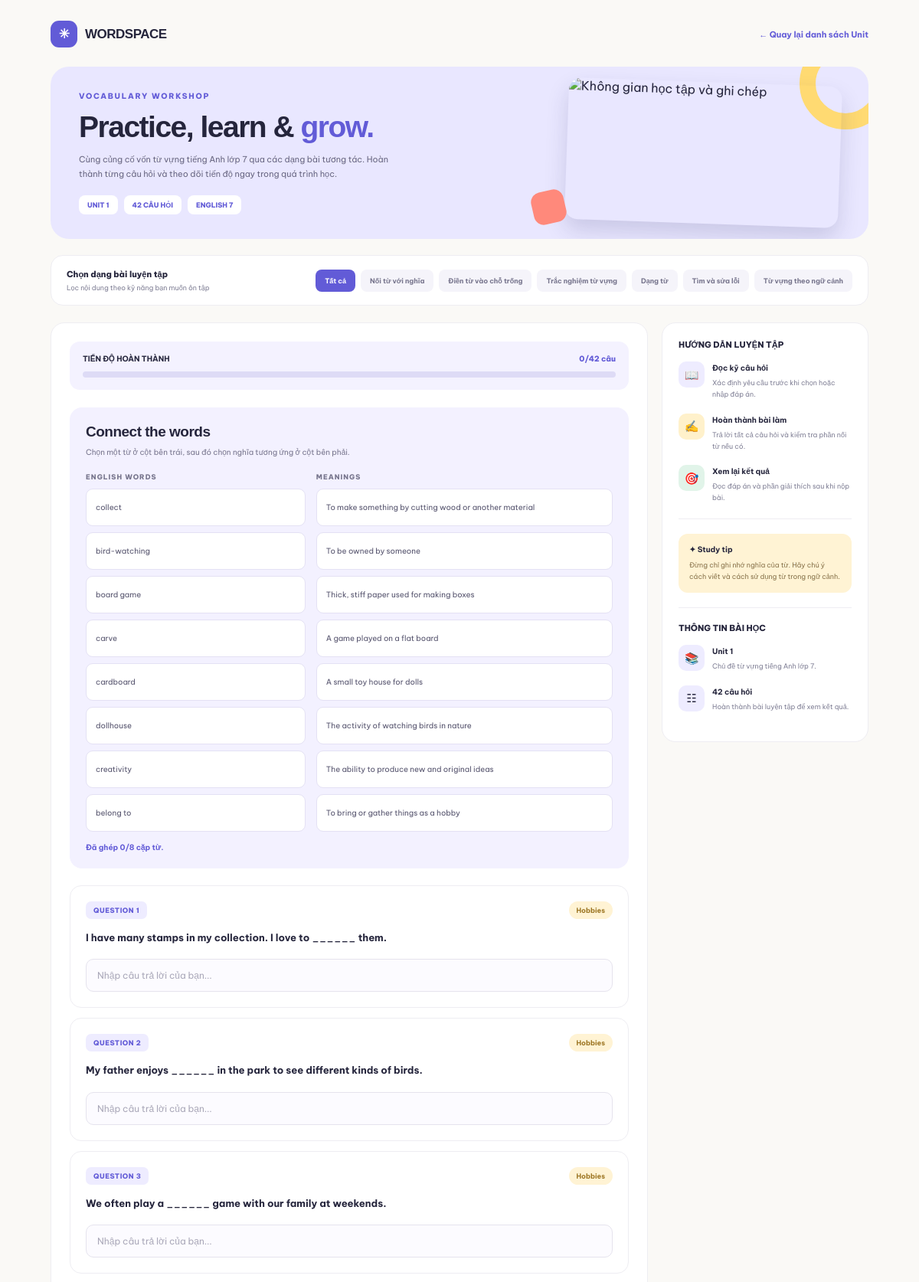
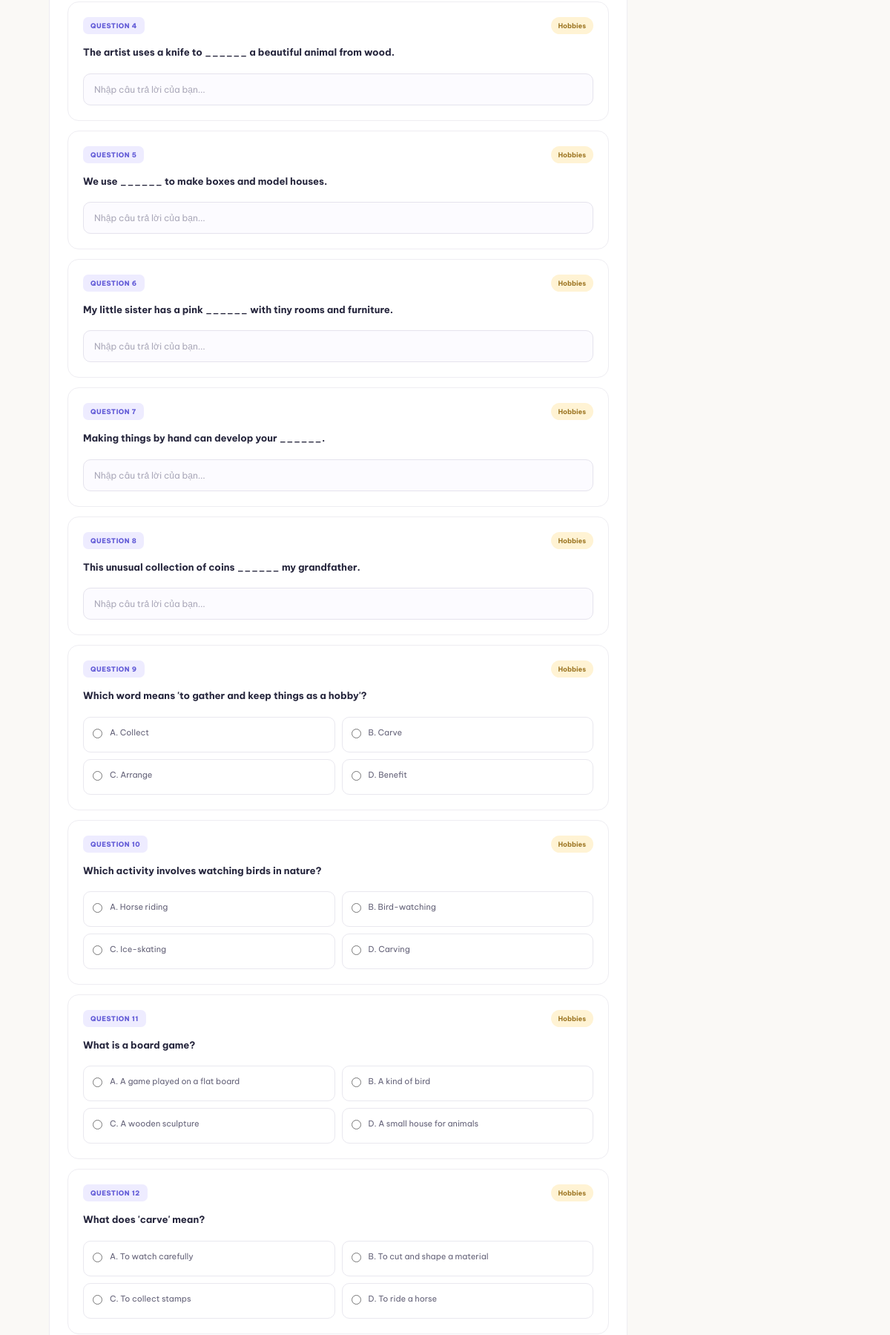
Page /vocabulary/practice/1 (signed in, upper part) on the committed database (2 pictures, top to bottom).
### database.py (models this page shows)
class VocabularyQuestion(db.Model):
    __tablename__ = "vocabulary_questions"
    id = db.Column(db.Integer, primary_key=True)
    unit = db.Column(db.Integer, nullable=False)
    topic = db.Column(db.String(100))
    word = db.Column(db.String(100))
    question_type = db.Column(db.String(50), nullable=False)
    question_text = db.Column(db.Text, nullable=False)
    option_a = db.Column(db.Text)
    option_b = db.Column(db.Text)
    option_c = db.Column(db.Text)
    option_d = db.Column(db.Text)
    correct_answer = db.Column(db.Text, nullable=False)
    explanation = db.Column(db.Text)
    difficulty = db.Column(db.String(30), default="basic")
    created_at = db.Column(db.DateTime, default=datetime.utcnow)

### app.py (the view, shortened to what this page needs)
@app.route("/vocabulary/practice/<int:unit>", methods=["GET", "POST"])
@role_required("student")
def vocabulary_practice(unit):
    if unit < 1 or unit > 6:
        abort(404)
    question_type = request.args.get(
        "type", ""
    ).strip()
    question_types = [
        {
            "value": "matching",
            "label": "Nối từ với nghĩa"
        },
        {
            "value": "fill_blank",
            "label": "Điền từ vào chỗ trống"
        },
        {
            "value": "multiple_choice",
            "label": "Trắc nghiệm từ vựng"
        },
        {
            "value": "word_form",
            "label": "Dạng từ"
        },
        {
            "value": "find_mistake",
            "label": "Tìm và sửa lỗi"
        },
        {
            "value": "contextual_vocabulary",
            "label": "Từ vựng theo ngữ cảnh"
        }
    ]
    valid_types = [
        item["value"]
        for item in question_types
    ]
    if question_type and question_type not in valid_types:
        abort(404)
    query = VocabularyQuestion.query.filter_by(
        unit=unit
    )
    if question_type:
        query = query.filter_by(
            question_type=question_type
        )
    questions = query.order_by(
        VocabularyQuestion.id
    ).all()
    return render_template(
        "vocabulary_practice.html",
        unit=unit,
        questions=questions,
        question_types=question_types,
        selected_type=question_type
    )

### app.py (called while the page is built)
@login_manager.user_loader
def load_user(user_id):
    return db.session.get(User, int(user_id))

def role_required(*roles):
    def decorator(function):
        @wraps(function)
        @login_required
        def wrapper(*args, **kwargs):
            if current_user.role not in roles:
                abort(403)
            return function(*args, **kwargs)
        return wrapper
    return decorator

### templates/vocabulary_practice.html (shortened to what this page needs)
{% extends "base.html" %}
{% block content %}
<div class="vce-practice">
    <div class="vce-practice-container">
        <div class="vce-practice-topbar">
            <div class="vce-practice-brand">
                <div class="vce-practice-brand-mark">✳</div>
                <span>WORDSPACE</span>
            </div>
            <a href="{{ url_for('vocabulary') }}" class="vce-practice-back">
                ← Quay lại danh sách Unit
            </a>
        </div>
        <section class="vce-practice-hero">
            <div class="vce-practice-hero-copy">
                <div class="vce-practice-kicker">VOCABULARY WORKSHOP</div>
                <h1>Practice, learn & <span>grow.</span></h1>
                <p>
                    Cùng củng cố vốn từ vựng tiếng Anh lớp 7 qua các dạng bài tương tác.
                    Hoàn thành từng câu hỏi và theo dõi tiến độ ngay trong quá trình học.
                </p>
                <div class="vce-practice-tags">
                    <span class="vce-practice-tag">UNIT {{ unit }}</span>
                    <span class="vce-practice-tag">{{ questions|length }} CÂU HỎI</span>
                    <span class="vce-practice-tag">ENGLISH 7</span>
                </div>
            </div>
            <div class="vce-practice-hero-visual">
                <img src="https://images.unsplash.com/photo-1434030216411-0b793f4b4173?w=1100&auto=format&fit=crop&q=85" alt="Không gian học tập và ghi chép">
                <div class="vce-practice-shape"></div>
            </div>
        </section>
        <section class="vce-type-panel">
            <div class="vce-type-title">
                <strong>Chọn dạng bài luyện tập</strong>
                <span>Lọc nội dung theo kỹ năng bạn muốn ôn tập</span>
            </div>
            <div class="vce-type-filter">
                <a href="{{ url_for('vocabulary_practice', unit=unit) }}"
                   class="{% if not selected_type %}active{% endif %}">
                    Tất cả
                </a>
                {% for item in question_types %}
                <a href="{{ url_for('vocabulary_practice', unit=unit, type=item.value) }}"
                   class="{% if selected_type == item.value %}active{% endif %}">
                    {{ item.label }}
                </a>
                {% endfor %}
            </div>
        </section>
        <div class="vce-practice-layout">
            <main class="vce-main-panel">
                {% if questions %}
                <div class="vce-progress-box">
                    <div class="vce-progress-top">
                        <strong>TIẾN ĐỘ HOÀN THÀNH</strong>
                        <span id="progress-text">0/{{ questions|length }} câu</span>
                    </div>
                    <div class="vce-progress-track">
                    </div>
                </div>
                <form method="POST" id="vocab-form">
                    {% set matching_questions = questions|selectattr("question_type", "equalto", "matching")|list %}
                    {% if matching_questions %}
                    <section class="vce-matching-board">
                        <h2 class="vce-matching-heading">Connect the words</h2>
                        <p class="vce-matching-instruction">
                            Chọn một từ ở cột bên trái, sau đó chọn nghĩa tương ứng ở cột bên phải.
                        </p>
                        <div class="vce-matching-columns">
                            <div>
                                <div class="vce-matching-column-title">ENGLISH WORDS</div>
                                <div class="vce-matching-list">
                                    {% for question in matching_questions %}
                                    <button type="button"
                                            class="vce-matching-item matching-word"
                                            data-question-id="{{ question.id }}">
                                        {{ question.question_text.split(':')[-1].strip() }}
                                    </button>
                                    {% endfor %}
                                </div>
                            </div>
                            <div>
                                <div class="vce-matching-column-title">MEANINGS</div>
                                <div class="vce-matching-list" id="matching-meanings">
                                    {% for question in matching_questions %}
                                    <button type="button"
                                            class="vce-matching-item matching-meaning"
                                            data-meaning="{{ question.correct_answer }}">
                                        {{ question.correct_answer }}
                                    </button>
                                    {% endfor %}
                                </div>
                            </div>
                        </div>
                        <p class="vce-matching-status" id="matching-status">
                            Đã ghép 0/{{ matching_questions|length }} cặp từ.
                        </p>
                    </section>
                    {% endif %}
                    {% set ns = namespace(index=0) %}
                    {% for question in questions %}
                        {% if question.question_type != "matching" %}
                        {% set ns.index = ns.index + 1 %}
                        <article class="vce-question-card">
                            <div class="vce-question-meta">
                                <span class="vce-question-number">QUESTION {{ ns.index }}</span>
                                {% if question.topic %}
                                <span class="vce-question-topic">{{ question.topic }}</span>
                                {% endif %}
                            </div>
                            {% if question.question_type == "find_mistake" %}
                            <p class="vce-mistake-instruction">
                                Tìm từ hoặc cụm từ sai trong câu và nhập cách sửa đúng.
                            </p>
                            <div class="vce-mistake-sentence">
                                {{ question.question_text.split(':', 1)[-1].strip() }}
                            </div>
                            <input type="text"
                                   name="question_{{ question.id }}"
                                   class="vce-text-answer"
                                   placeholder="Nhập phần sửa đúng..."
                                   required>
                            {% else %}
                            <div class="vce-question-text">
                                {{ question.question_text }}
                            </div>
                                {% if question.question_type in ["multiple_choice", "contextual_vocabulary"] %}
                                <div class="vce-answer-options">
                                    {% if question.option_a %}
                                    <label class="vce-answer-option">
                                        <input type="radio" name="question_{{ question.id }}" value="A" required>
                                        <span>A. {{ question.option_a }}</span>
                                    </label>
                                    {% endif %}
                                    {% if question.option_b %}
                                    <label class="vce-answer-option">
                                        <input type="radio" name="question_{{ question.id }}" value="B" required>
                                        <span>B. {{ question.option_b }}</span>
                                    </label>
                                    {% endif %}
                                    {% if question.option_c %}
                                    <label class="vce-answer-option">
                                        <input type="radio" name="question_{{ question.id }}" value="C" required>
                                        <span>C. {{ question.option_c }}</span>
                                    </label>
                                    {% endif %}
                                    {% if question.option_d %}
                                    <label class="vce-answer-option">
                                        <input type="radio" name="question_{{ question.id }}" value="D" required>
                                        <span>D. {{ question.option_d }}</span>
                                    </label>
                                    {% endif %}
                                </div>
                                {% elif question.question_type == "word_form" %}
                                <input type="text"
                                       name="question_{{ question.id }}"
                                       class="vce-text-answer"
                                       placeholder="Nhập dạng đúng của từ..."
                                       required>
                                {% else %}
                                <input type="text"
                                       name="question_{{ question.id }}"
                                       class="vce-text-answer"
                                       placeholder="Nhập câu trả lời của bạn..."
                                       required>
                                {% endif %}
                            {% endif %}
                        </article>
                        {% endif %}
                    {% endfor %}
                </form>
                {% endif %}
            </main>
            <aside class="vce-side-panel">
                <h3 class="vce-side-heading">HƯỚNG DẪN LUYỆN TẬP</h3>
                <div class="vce-side-item">
                    <div class="vce-side-icon">📖</div>
                    <div>
                        <h3>Đọc kỹ câu hỏi</h3>
                        <p>Xác định yêu cầu trước khi chọn hoặc nhập đáp án.</p>
                    </div>
                </div>
                <div class="vce-side-item">
                    <div class="vce-side-icon">✍️</div>
                    <div>
                        <h3>Hoàn thành bài làm</h3>
                        <p>Trả lời tất cả câu hỏi và kiểm tra phần nối từ nếu có.</p>
                    </div>
                </div>
                <div class="vce-side-item">
                    <div class="vce-side-icon">🎯</div>
                    <div>
                        <h3>Xem lại kết quả</h3>
                        <p>Đọc đáp án và phần giải thích sau khi nộp bài.</p>
                    </div>
                </div>
                <hr class="vce-side-divider">
                <div class="vce-side-note">
                    <strong>✦ Study tip</strong>
                    <p>Đừng chỉ ghi nhớ nghĩa của từ. Hãy chú ý cách viết và cách sử dụng từ trong ngữ cảnh.</p>
                </div>
                <hr class="vce-side-divider">
                <h3 class="vce-side-heading">THÔNG TIN BÀI HỌC</h3>
                <div class="vce-side-item">
                    <div class="vce-side-icon">📚</div>
                    <div>
                        <h3>Unit {{ unit }}</h3>
                        <p>Chủ đề từ vựng tiếng Anh lớp 7.</p>
                    </div>
                </div>
                <div class="vce-side-item">
                    <div class="vce-side-icon">☷</div>
                    <div>
                        <h3>{{ questions|length }} câu hỏi</h3>
                        <p>Hoàn thành bài luyện tập để xem kết quả.</p>
                    </div>
                </div>
            </aside>
        </div>
    </div>
</div>
{% endblock %}

### static/css/style.css (style rules this page uses)
:root { --dark: #20212c; --purple: #7665d8; --light-purple: #f0edff; --text: #777887; --background: #faf9ff; }
* { margin: 0; padding: 0; box-sizing: border-box; }
html { scroll-behavior: smooth; min-height: 100%; }
body { min-height: 100%; font-family: 'Be Vietnam Pro', sans-serif; background: white; color: var(--dark); overflow-x: hidden; }
a { text-decoration: none; color: inherit; }
.matching-word { background: #eff6ff; color: #1d4ed8; border: 1px solid #bfdbfe; border-radius: 10px; padding: 14px; font-size: 16px; }

### rows in the picture
VocabularyQuestion: question_text.split "collect", correct_answer "To bring or gather things as a hobby"
VocabularyQuestion: question_text.split "bird-watching", correct_answer "The activity of watching birds in nature"
VocabularyQuestion: question_text.split "board game", correct_answer "A game played on a flat board"
VocabularyQuestion: question_text.split "carve", correct_answer "To make something by cutting wood or another material"
VocabularyQuestion: question_text.split "cardboard", correct_answer "Thick, stiff paper used for making boxes"
VocabularyQuestion: question_text.split "dollhouse", correct_answer "A small toy house for dolls"
VocabularyQuestion: question_text.split "creativity", correct_answer "The ability to produce new and original ideas"
VocabularyQuestion: question_text.split "belong to", correct_answer "To be owned by someone"
VocabularyQuestion: index "1", topic "Hobbies", question_text "I have many stamps in my collection. I love to ______ them."
VocabularyQuestion: index "2", topic "Hobbies", question_text "My father enjoys ______ in the park to see different kinds of birds."
VocabularyQuestion: index "3", topic "Hobbies", question_text "We often play a ______ game with our family at weekends."
VocabularyQuestion: index "4", topic "Hobbies", question_text "The artist uses a knife to ______ a beautiful animal from wood."
VocabularyQuestion: index "5", topic "Hobbies", question_text "We use ______ to make boxes and model houses."
VocabularyQuestion: index "6", topic "Hobbies", question_text "My little sister has a pink ______ with tiny rooms and furniture."
VocabularyQuestion: index "7", topic "Hobbies", question_text "Making things by hand can develop your ______."
VocabularyQuestion: index "8", topic "Hobbies", question_text "This unusual collection of coins ______ my grandfather."
VocabularyQuestion: index "9", topic "Hobbies", question_text "Which word means 'to gather and keep things as a hobby'?", option_a "Collect", option_b "Carve", option_c "Arrange", option_d "Benefit"
VocabularyQuestion: index "10", topic "Hobbies", question_text "Which activity involves watching birds in nature?", option_a "Horse riding", option_b "Bird-watching", option_c "Ice-skating", option_d "Carving"
VocabularyQuestion: index "11", topic "Hobbies", question_text "What is a board game?", option_a "A game played on a flat board", option_b "A kind of bird", option_c "A wooden sculpture", option_d "A small house for animals"
VocabularyQuestion: index "12", topic "Hobbies", question_text "What does 'carve' mean?", option_a "To watch carefully", option_b "To cut and shape a material", option_c "To collect stamps", option_d "To ride a horse"

### other values in the picture
{{ unit }} "1"
{{ questions|length }} "42"
{{ item.label }} "Nối từ với nghĩa" "Điền từ vào chỗ trống" "Trắc nghiệm từ vựng" "Dạng từ" "Tìm và sửa lỗi" "Từ vựng theo ngữ cảnh"
{{ matching_questions|length }} "8"
